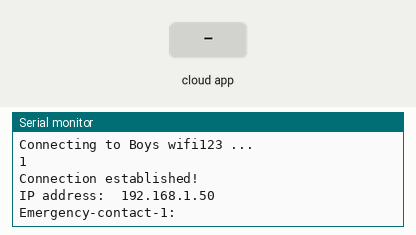
A sketch run on a simulated ESP8266 (NodeMCU). Parts: the last lines printed to the serial monitor. The test bench sets the inputs (shaded band). WiFi joins after 1.5 s; servers stay silent unless stated; the Firebase database answers and starts empty.

Above: at 6.8 s.
6.9 s: the phone or cloud app sets emergency_contact_2 to 0
At 8.7 s:
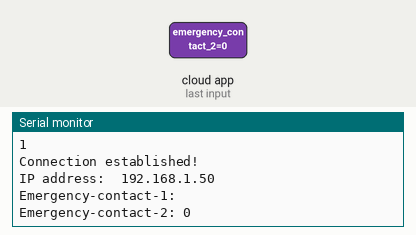
12.7 s: the phone or cloud app sets emergency_contact_1 to 0
16.1 s: the phone or cloud app sets emergency_contact_3 to 0
19.5 s: the phone or cloud app sets name1 to 0
At 22.6 s:
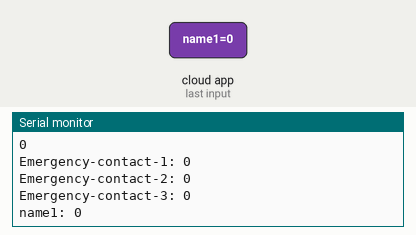
22.9 s: the phone or cloud app sets name2 to 0
At 24.1 s:
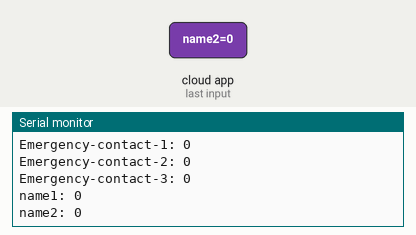
26.3 s: the phone or cloud app sets name3 to 0
Timing chart, 0 to 29.3 s (numbered marks = the images above; inputs shaded):
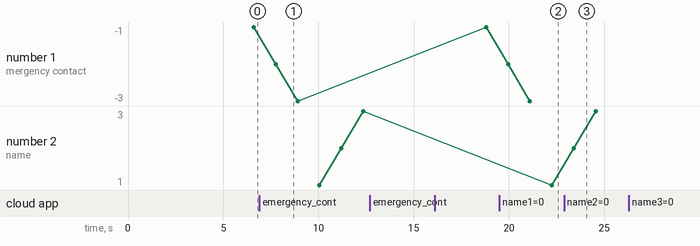

Measured:
- after the input at 6.9 s, the serial monitor: prints a new line after 0.85 s (image 1)
- after the input at 19.5 s, the serial monitor: prints a new line after 2.8 s (image 2)
- after the input at 22.9 s, the serial monitor: prints a new line after 0.51 s (image 3)

The sketch:

nodemcu-testing-firebase-connectivity.ino
```cpp
#include <ESP8266WiFi.h>
#include <FirebaseArduino.h>
#define WIFI_SSID "Boys wifi123"
#define WIFI_PASSWORD "geetha@07"
#define FIREBASE_HOST "accident-detection-syste-a1ad8-default-rtdb.firebaseio.com"
#define FIREBASE_AUTH "gSt3r7KMfvCeAggbSCCGO0CO0u9KJOPacwogUzrI"
String Emergencycontact1,Emergencycontact2,Emergencycontact3,name1,name2,name3,phone,vtype;
void setup()
{
  Serial.begin(115200);
  delay(2000);
  Serial.println('\n');
  wifiConnect();
  delay(2000);
  Firebase.begin(FIREBASE_HOST, FIREBASE_AUTH);
  delay(100);
}

void loop()
{
  delay(1000);
  if(Emergencycontact1.length()<=1 && Emergencycontact2.length()<=1 && Emergencycontact3.length()<=1){
    Serial.print("Emergency-contact-1: ");
  Emergencycontact1 = Firebase.getString("emergency_contact_1");
  Serial.println(Emergencycontact1);
  delay(1000);
  Serial.print("Emergency-contact-2: ");
  Emergencycontact2 = Firebase.getString("emergency_contact_2");
  Serial.println(Emergencycontact2);
  delay(1000);
  Serial.print("Emergency-contact-3: ");
  Emergencycontact3 = Firebase.getString("emergency_contact_3");
  Serial.println(Emergencycontact3);
  delay(1000);
  Serial.print("name1: ");
  name1 = Firebase.getString("name1");
  Serial.println(name1);
  delay(1000);
  Serial.print("name2: ");
  name2 = Firebase.getString("name2");
  Serial.println(name2);
  delay(1000);
  Serial.print("name3: ");
  name3 = Firebase.getString("name3");
  Serial.println(name3);
  delay(1000);
  Serial.print("phone: ");
  phone = Firebase.getString("phone");
  Serial.println(phone);
  delay(1000);
  Serial.print("vtype: ");
  vtype = Firebase.getString("vtype");
  Serial.println(vtype);
  delay(1000);
 if (Firebase.failed()) {
      Serial.print("setting /message failed:");
      Serial.println(Firebase.error());
      return;
  }
  delay(1000);
  }
  Serial.println(Emergencycontact1);
  Serial.println(Emergencycontact2);
  Serial.println(Emergencycontact3);

//  Serial.print("pushed: /logs/");
if(WiFi.status() != WL_CONNECTED)
{
  wifiConnect();
}
delay(1000);
}

void wifiConnect()
{
  WiFi.begin(WIFI_SSID, WIFI_PASSWORD);             // Connect to the network
  Serial.print("Connecting to ");
  delay(500);
  Serial.print(WIFI_SSID);
  Serial.println(" ...");
  int teller = 0;
  while (WiFi.status() != WL_CONNECTED)
  {                                       // Wait for the Wi-Fi to connect
    delay(1000);
    Serial.print(++teller); Serial.print(' ');
  }
  Serial.println('\n');
  Serial.println("Connection established!");
  Serial.print("IP address:\t");
  Serial.println(WiFi.localIP());         // Send the IP address of the ESP8266 to the computer
}
```
